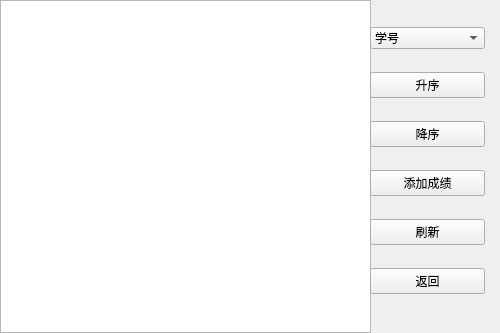
<?xml version="1.0" encoding="UTF-8"?>
<ui version="4.0">
 <class>AllStuGrades</class>
 <widget class="QWidget" name="AllStuGrades">
  <property name="geometry">
   <rect>
    <x>0</x>
    <y>0</y>
    <width>500</width>
    <height>333</height>
   </rect>
  </property>
  <property name="windowTitle">
   <string>Form</string>
  </property>
  <widget class="QTableView" name="tableView">
   <property name="geometry">
    <rect>
     <x>0</x>
     <y>0</y>
     <width>371</width>
     <height>333</height>
    </rect>
   </property>
  </widget>
  <widget class="QWidget" name="widget" native="true">
   <property name="geometry">
    <rect>
     <x>370</x>
     <y>10</y>
     <width>115</width>
     <height>301</height>
    </rect>
   </property>
   <layout class="QVBoxLayout" name="verticalLayout">
    <item>
     <widget class="QComboBox" name="comboBox">
      <item>
       <property name="text">
        <string>学号</string>
       </property>
      </item>
      <item>
       <property name="text">
        <string>姓名</string>
       </property>
      </item>
      <item>
       <property name="text">
        <string>数学</string>
       </property>
      </item>
      <item>
       <property name="text">
        <string>英语</string>
       </property>
      </item>
      <item>
       <property name="text">
        <string>C++</string>
       </property>
      </item>
      <item>
       <property name="text">
        <string>总分</string>
       </property>
      </item>
     </widget>
    </item>
    <item>
     <widget class="QPushButton" name="pushButton_asc">
      <property name="text">
       <string>升序</string>
      </property>
     </widget>
    </item>
    <item>
     <widget class="QPushButton" name="pushButton_desc">
      <property name="text">
       <string>降序</string>
      </property>
     </widget>
    </item>
    <item>
     <widget class="QPushButton" name="pushButton_add">
      <property name="text">
       <string>添加成绩</string>
      </property>
     </widget>
    </item>
    <item>
     <widget class="QPushButton" name="pushButton_select">
      <property name="text">
       <string>刷新</string>
      </property>
     </widget>
    </item>
    <item>
     <widget class="QPushButton" name="pushButton_back">
      <property name="text">
       <string>返回</string>
      </property>
     </widget>
    </item>
   </layout>
  </widget>
 </widget>
 <resources/>
 <connections/>
</ui>
